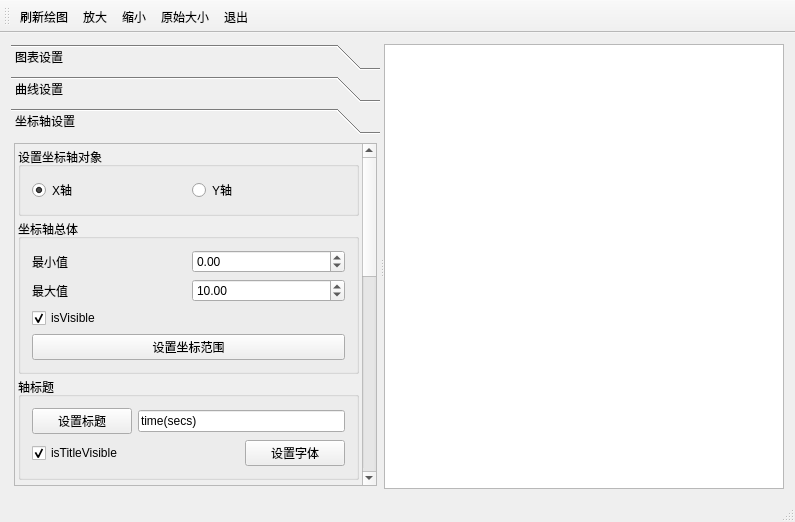
<?xml version="1.0" encoding="UTF-8"?>
<ui version="4.0">
 <class>MainWindow</class>
 <widget class="QMainWindow" name="MainWindow">
  <property name="geometry">
   <rect>
    <x>0</x>
    <y>0</y>
    <width>795</width>
    <height>522</height>
   </rect>
  </property>
  <property name="minimumSize">
   <size>
    <width>0</width>
    <height>0</height>
   </size>
  </property>
  <property name="windowTitle">
   <string>MainWindow</string>
  </property>
  <widget class="QWidget" name="centralWidget">
   <layout class="QHBoxLayout" name="horizontalLayout">
    <item>
     <widget class="QSplitter" name="splitter">
      <property name="orientation">
       <enum>Qt::Horizontal</enum>
      </property>
      <widget class="QToolBox" name="toolBox">
       <property name="minimumSize">
        <size>
         <width>260</width>
         <height>0</height>
        </size>
       </property>
       <property name="maximumSize">
        <size>
         <width>400</width>
         <height>16777215</height>
        </size>
       </property>
       <property name="frameShape">
        <enum>QFrame::NoFrame</enum>
       </property>
       <property name="currentIndex">
        <number>2</number>
       </property>
       <widget class="QWidget" name="page">
        <property name="geometry">
         <rect>
          <x>0</x>
          <y>0</y>
          <width>354</width>
          <height>362</height>
         </rect>
        </property>
        <attribute name="icon">
         <iconset resource="res.qrc">
          <normaloff>:/images/images/3.ico</normaloff>:/images/images/3.ico</iconset>
        </attribute>
        <attribute name="label">
         <string>图表设置</string>
        </attribute>
        <layout class="QVBoxLayout" name="verticalLayout_5">
         <property name="spacing">
          <number>3</number>
         </property>
         <property name="leftMargin">
          <number>3</number>
         </property>
         <property name="topMargin">
          <number>3</number>
         </property>
         <property name="rightMargin">
          <number>3</number>
         </property>
         <property name="bottomMargin">
          <number>3</number>
         </property>
         <item>
          <widget class="QScrollArea" name="scrollArea_2">
           <property name="widgetResizable">
            <bool>true</bool>
           </property>
           <widget class="QWidget" name="scrollAreaWidgetContents_2">
            <property name="geometry">
             <rect>
              <x>0</x>
              <y>0</y>
              <width>336</width>
              <height>424</height>
             </rect>
            </property>
            <layout class="QVBoxLayout" name="verticalLayout_4">
             <item>
              <widget class="QGroupBox" name="groupBox">
               <property name="title">
                <string>标题</string>
               </property>
               <layout class="QGridLayout" name="gridLayout_2">
                <item row="0" column="0">
                 <widget class="QLineEdit" name="editTitle"/>
                </item>
                <item row="0" column="1">
                 <widget class="QPushButton" name="btnSetTitle">
                  <property name="toolTip">
                   <string>设置标题文字</string>
                  </property>
                  <property name="text">
                   <string>设置</string>
                  </property>
                 </widget>
                </item>
                <item row="1" column="0" colspan="2">
                 <widget class="QPushButton" name="btnSetTitleFont">
                  <property name="text">
                   <string>设置标题字体</string>
                  </property>
                 </widget>
                </item>
               </layout>
              </widget>
             </item>
             <item>
              <widget class="QGroupBox" name="groupBox_4">
               <property name="title">
                <string>图例</string>
               </property>
               <layout class="QGridLayout" name="gridLayout_9">
                <item row="0" column="0">
                 <widget class="QRadioButton" name="radioButton">
                  <property name="text">
                   <string>上方</string>
                  </property>
                  <property name="checked">
                   <bool>true</bool>
                  </property>
                 </widget>
                </item>
                <item row="0" column="1">
                 <widget class="QRadioButton" name="radioButton_2">
                  <property name="text">
                   <string>下方</string>
                  </property>
                 </widget>
                </item>
                <item row="1" column="0">
                 <widget class="QRadioButton" name="radioButton_3">
                  <property name="text">
                   <string>左侧</string>
                  </property>
                 </widget>
                </item>
                <item row="1" column="1">
                 <widget class="QRadioButton" name="radioButton_4">
                  <property name="text">
                   <string>右侧</string>
                  </property>
                 </widget>
                </item>
                <item row="2" column="0">
                 <widget class="QCheckBox" name="chkLegendVisible">
                  <property name="text">
                   <string>图例可见</string>
                  </property>
                  <property name="checked">
                   <bool>true</bool>
                  </property>
                 </widget>
                </item>
                <item row="2" column="1">
                 <widget class="QCheckBox" name="chkBoxLegendBackground">
                  <property name="text">
                   <string>背景可见</string>
                  </property>
                 </widget>
                </item>
                <item row="3" column="0">
                 <widget class="QPushButton" name="btnLegendFont">
                  <property name="text">
                   <string>字体</string>
                  </property>
                 </widget>
                </item>
                <item row="3" column="1">
                 <widget class="QPushButton" name="btnLegendlabelColor">
                  <property name="text">
                   <string>标签颜色</string>
                  </property>
                 </widget>
                </item>
               </layout>
              </widget>
             </item>
             <item>
              <widget class="QGroupBox" name="groupBox_2">
               <property name="title">
                <string>边距</string>
               </property>
               <layout class="QGridLayout" name="gridLayout">
                <item row="0" column="0">
                 <widget class="QLabel" name="label">
                  <property name="text">
                   <string>左边距</string>
                  </property>
                  <property name="alignment">
                   <set>Qt::AlignCenter</set>
                  </property>
                 </widget>
                </item>
                <item row="0" column="1">
                 <widget class="QSpinBox" name="spinMarginLeft">
                  <property name="minimum">
                   <number>10</number>
                  </property>
                  <property name="maximum">
                   <number>500</number>
                  </property>
                 </widget>
                </item>
                <item row="1" column="0">
                 <widget class="QLabel" name="label_2">
                  <property name="text">
                   <string>右边距</string>
                  </property>
                  <property name="alignment">
                   <set>Qt::AlignCenter</set>
                  </property>
                 </widget>
                </item>
                <item row="1" column="1">
                 <widget class="QSpinBox" name="spinMarginRight">
                  <property name="minimum">
                   <number>10</number>
                  </property>
                  <property name="maximum">
                   <number>500</number>
                  </property>
                 </widget>
                </item>
                <item row="2" column="0">
                 <widget class="QLabel" name="label_3">
                  <property name="text">
                   <string>上边距</string>
                  </property>
                  <property name="alignment">
                   <set>Qt::AlignCenter</set>
                  </property>
                 </widget>
                </item>
                <item row="2" column="1">
                 <widget class="QSpinBox" name="spinMarginTop">
                  <property name="minimum">
                   <number>10</number>
                  </property>
                  <property name="maximum">
                   <number>500</number>
                  </property>
                 </widget>
                </item>
                <item row="3" column="0">
                 <widget class="QLabel" name="label_4">
                  <property name="text">
                   <string>下边距</string>
                  </property>
                  <property name="alignment">
                   <set>Qt::AlignCenter</set>
                  </property>
                 </widget>
                </item>
                <item row="3" column="1">
                 <widget class="QSpinBox" name="spinMarginBottom">
                  <property name="minimum">
                   <number>10</number>
                  </property>
                  <property name="maximum">
                   <number>500</number>
                  </property>
                 </widget>
                </item>
                <item row="4" column="0" colspan="2">
                 <widget class="QPushButton" name="btnSetMargin">
                  <property name="text">
                   <string>设置边距</string>
                  </property>
                 </widget>
                </item>
               </layout>
              </widget>
             </item>
             <item>
              <widget class="QGroupBox" name="groupBox_15">
               <property name="title">
                <string>动画效果</string>
               </property>
               <layout class="QGridLayout" name="gridLayout_10">
                <item row="0" column="0">
                 <widget class="QLabel" name="label_6">
                  <property name="text">
                   <string>动画效果</string>
                  </property>
                  <property name="alignment">
                   <set>Qt::AlignCenter</set>
                  </property>
                 </widget>
                </item>
                <item row="0" column="1">
                 <widget class="QComboBox" name="cBoxAnimation">
                  <item>
                   <property name="text">
                    <string>NoAnimation</string>
                   </property>
                  </item>
                  <item>
                   <property name="text">
                    <string>GridAxisAnimations</string>
                   </property>
                  </item>
                  <item>
                   <property name="text">
                    <string>SeriesAnimations</string>
                   </property>
                  </item>
                  <item>
                   <property name="text">
                    <string>AllAnimations</string>
                   </property>
                  </item>
                 </widget>
                </item>
                <item row="1" column="0">
                 <widget class="QLabel" name="label_8">
                  <property name="text">
                   <string>主  题</string>
                  </property>
                  <property name="alignment">
                   <set>Qt::AlignCenter</set>
                  </property>
                 </widget>
                </item>
                <item row="1" column="1">
                 <widget class="QComboBox" name="cBoxTheme">
                  <item>
                   <property name="text">
                    <string>Light</string>
                   </property>
                  </item>
                  <item>
                   <property name="text">
                    <string>BlueCerulean</string>
                   </property>
                  </item>
                  <item>
                   <property name="text">
                    <string>Dark</string>
                   </property>
                  </item>
                  <item>
                   <property name="text">
                    <string>BrownSand</string>
                   </property>
                  </item>
                  <item>
                   <property name="text">
                    <string>BlueNcs</string>
                   </property>
                  </item>
                  <item>
                   <property name="text">
                    <string>HighContrast</string>
                   </property>
                  </item>
                  <item>
                   <property name="text">
                    <string>BlueIcy</string>
                   </property>
                  </item>
                  <item>
                   <property name="text">
                    <string>Qt</string>
                   </property>
                  </item>
                 </widget>
                </item>
               </layout>
              </widget>
             </item>
            </layout>
           </widget>
          </widget>
         </item>
        </layout>
       </widget>
       <widget class="QWidget" name="page_2">
        <property name="geometry">
         <rect>
          <x>0</x>
          <y>0</y>
          <width>354</width>
          <height>362</height>
         </rect>
        </property>
        <attribute name="icon">
         <iconset resource="res.qrc">
          <normaloff>:/images/images/dis3.ico</normaloff>:/images/images/dis3.ico</iconset>
        </attribute>
        <attribute name="label">
         <string>曲线设置</string>
        </attribute>
        <layout class="QVBoxLayout" name="verticalLayout_10">
         <property name="spacing">
          <number>3</number>
         </property>
         <property name="leftMargin">
          <number>3</number>
         </property>
         <property name="topMargin">
          <number>3</number>
         </property>
         <property name="rightMargin">
          <number>3</number>
         </property>
         <property name="bottomMargin">
          <number>3</number>
         </property>
         <item>
          <widget class="QScrollArea" name="scrollArea_3">
           <property name="widgetResizable">
            <bool>true</bool>
           </property>
           <widget class="QWidget" name="scrollAreaWidgetContents_3">
            <property name="geometry">
             <rect>
              <x>0</x>
              <y>0</y>
              <width>346</width>
              <height>354</height>
             </rect>
            </property>
            <layout class="QVBoxLayout" name="verticalLayout_9">
             <item>
              <widget class="QGroupBox" name="groupBox_12">
               <property name="maximumSize">
                <size>
                 <width>16777215</width>
                 <height>60</height>
                </size>
               </property>
               <property name="title">
                <string>选择操作序列</string>
               </property>
               <layout class="QHBoxLayout" name="horizontalLayout_3">
                <item>
                 <widget class="QRadioButton" name="radioSeries0">
                  <property name="text">
                   <string>Sin曲线</string>
                  </property>
                  <property name="checked">
                   <bool>true</bool>
                  </property>
                 </widget>
                </item>
                <item>
                 <widget class="QRadioButton" name="radioSeries1">
                  <property name="text">
                   <string>Cos曲线</string>
                  </property>
                 </widget>
                </item>
               </layout>
              </widget>
             </item>
             <item>
              <widget class="QGroupBox" name="groupBox_13">
               <property name="title">
                <string>曲线外观</string>
               </property>
               <layout class="QGridLayout" name="gridLayout_3">
                <item row="0" column="0">
                 <widget class="QPushButton" name="btnSeriesName">
                  <property name="text">
                   <string>序列名称</string>
                  </property>
                 </widget>
                </item>
                <item row="0" column="1">
                 <widget class="QLineEdit" name="editSeriesName">
                  <property name="text">
                   <string>Sin曲线</string>
                  </property>
                 </widget>
                </item>
                <item row="1" column="0">
                 <widget class="QCheckBox" name="chkSeriesVisible">
                  <property name="text">
                   <string>序列可见</string>
                  </property>
                  <property name="checked">
                   <bool>true</bool>
                  </property>
                 </widget>
                </item>
                <item row="1" column="1">
                 <widget class="QCheckBox" name="chkPointVisible">
                  <property name="text">
                   <string>数据点可见</string>
                  </property>
                 </widget>
                </item>
                <item row="2" column="0">
                 <widget class="QPushButton" name="btnSeriesColor">
                  <property name="text">
                   <string>曲线颜色</string>
                  </property>
                 </widget>
                </item>
                <item row="2" column="1">
                 <widget class="QPushButton" name="btnSeriesPen">
                  <property name="text">
                   <string>曲线Pen</string>
                  </property>
                 </widget>
                </item>
                <item row="3" column="0">
                 <widget class="QLabel" name="label_5">
                  <property name="text">
                   <string>透明度</string>
                  </property>
                  <property name="alignment">
                   <set>Qt::AlignCenter</set>
                  </property>
                 </widget>
                </item>
                <item row="3" column="1">
                 <widget class="QSlider" name="sliderSeriesOpacity">
                  <property name="maximum">
                   <number>10</number>
                  </property>
                  <property name="pageStep">
                   <number>2</number>
                  </property>
                  <property name="value">
                   <number>10</number>
                  </property>
                  <property name="orientation">
                   <enum>Qt::Horizontal</enum>
                  </property>
                 </widget>
                </item>
               </layout>
              </widget>
             </item>
             <item>
              <widget class="QGroupBox" name="groupBox_3">
               <property name="title">
                <string>数据点标签</string>
               </property>
               <layout class="QVBoxLayout" name="verticalLayout_7">
                <item>
                 <widget class="QCheckBox" name="chkPointLabelVisible">
                  <property name="text">
                   <string>数据点标签可见</string>
                  </property>
                 </widget>
                </item>
                <item>
                 <widget class="QPushButton" name="btnSeriesLabColor">
                  <property name="text">
                   <string>标签颜色</string>
                  </property>
                 </widget>
                </item>
                <item>
                 <widget class="QPushButton" name="btnSeriesLabFont">
                  <property name="text">
                   <string>标签字体</string>
                  </property>
                 </widget>
                </item>
                <item>
                 <widget class="QGroupBox" name="groupBox_14">
                  <property name="title">
                   <string>标签格式</string>
                  </property>
                  <layout class="QVBoxLayout" name="verticalLayout_6">
                   <item>
                    <widget class="QRadioButton" name="radioSeriesLabFormat0">
                     <property name="text">
                      <string>@yPoint</string>
                     </property>
                     <property name="checked">
                      <bool>true</bool>
                     </property>
                    </widget>
                   </item>
                   <item>
                    <widget class="QRadioButton" name="radioSeriesLabFormat1">
                     <property name="text">
                      <string>(@xPoint, @yPoint)</string>
                     </property>
                    </widget>
                   </item>
                  </layout>
                 </widget>
                </item>
               </layout>
              </widget>
             </item>
            </layout>
           </widget>
          </widget>
         </item>
        </layout>
       </widget>
       <widget class="QWidget" name="page_3">
        <property name="geometry">
         <rect>
          <x>0</x>
          <y>0</y>
          <width>354</width>
          <height>362</height>
         </rect>
        </property>
        <attribute name="icon">
         <iconset resource="res.qrc">
          <normaloff>:/images/images/39.ico</normaloff>:/images/images/39.ico</iconset>
        </attribute>
        <attribute name="label">
         <string>坐标轴设置</string>
        </attribute>
        <layout class="QVBoxLayout" name="verticalLayout_3">
         <property name="spacing">
          <number>3</number>
         </property>
         <property name="leftMargin">
          <number>3</number>
         </property>
         <property name="topMargin">
          <number>3</number>
         </property>
         <property name="rightMargin">
          <number>3</number>
         </property>
         <property name="bottomMargin">
          <number>3</number>
         </property>
         <item>
          <widget class="QScrollArea" name="scrollArea">
           <property name="verticalScrollBarPolicy">
            <enum>Qt::ScrollBarAsNeeded</enum>
           </property>
           <property name="widgetResizable">
            <bool>true</bool>
           </property>
           <widget class="QWidget" name="scrollAreaWidgetContents">
            <property name="geometry">
             <rect>
              <x>0</x>
              <y>0</y>
              <width>336</width>
              <height>650</height>
             </rect>
            </property>
            <layout class="QVBoxLayout" name="verticalLayout_2">
             <property name="spacing">
              <number>3</number>
             </property>
             <property name="leftMargin">
              <number>3</number>
             </property>
             <property name="topMargin">
              <number>3</number>
             </property>
             <property name="rightMargin">
              <number>3</number>
             </property>
             <property name="bottomMargin">
              <number>3</number>
             </property>
             <item>
              <widget class="QGroupBox" name="groupBox_7">
               <property name="title">
                <string>设置坐标轴对象</string>
               </property>
               <layout class="QHBoxLayout" name="horizontalLayout_2">
                <item>
                 <widget class="QRadioButton" name="radioX">
                  <property name="text">
                   <string>X轴</string>
                  </property>
                  <property name="checked">
                   <bool>true</bool>
                  </property>
                 </widget>
                </item>
                <item>
                 <widget class="QRadioButton" name="radioY">
                  <property name="text">
                   <string>Y轴</string>
                  </property>
                  <property name="checked">
                   <bool>false</bool>
                  </property>
                 </widget>
                </item>
               </layout>
              </widget>
             </item>
             <item>
              <widget class="QGroupBox" name="groupBox_8">
               <property name="title">
                <string>坐标轴总体</string>
               </property>
               <layout class="QGridLayout" name="gridLayout_4">
                <item row="0" column="0">
                 <widget class="QLabel" name="label_7">
                  <property name="text">
                   <string>最小值</string>
                  </property>
                 </widget>
                </item>
                <item row="0" column="1">
                 <widget class="QDoubleSpinBox" name="spinAxisMin">
                  <property name="minimum">
                   <double>-1000.000000000000000</double>
                  </property>
                  <property name="maximum">
                   <double>1000.000000000000000</double>
                  </property>
                 </widget>
                </item>
                <item row="1" column="0">
                 <widget class="QLabel" name="label_11">
                  <property name="text">
                   <string>最大值</string>
                  </property>
                 </widget>
                </item>
                <item row="1" column="1">
                 <widget class="QDoubleSpinBox" name="spinAxisMax">
                  <property name="minimum">
                   <double>-1000.000000000000000</double>
                  </property>
                  <property name="maximum">
                   <double>1000.000000000000000</double>
                  </property>
                  <property name="value">
                   <double>10.000000000000000</double>
                  </property>
                 </widget>
                </item>
                <item row="2" column="0" colspan="2">
                 <widget class="QCheckBox" name="chkBoxVisible">
                  <property name="text">
                   <string>isVisible</string>
                  </property>
                  <property name="checked">
                   <bool>true</bool>
                  </property>
                 </widget>
                </item>
                <item row="3" column="0" colspan="2">
                 <widget class="QPushButton" name="btnSetAxisRange">
                  <property name="text">
                   <string>设置坐标范围</string>
                  </property>
                 </widget>
                </item>
               </layout>
              </widget>
             </item>
             <item>
              <widget class="QGroupBox" name="groupBox_6">
               <property name="title">
                <string>轴标题</string>
               </property>
               <layout class="QGridLayout" name="gridLayout_6">
                <item row="0" column="1" colspan="2">
                 <widget class="QLineEdit" name="editAxisTitle">
                  <property name="text">
                   <string>time(secs)</string>
                  </property>
                 </widget>
                </item>
                <item row="1" column="2">
                 <widget class="QPushButton" name="btnAxisSetTitleFont">
                  <property name="text">
                   <string>设置字体</string>
                  </property>
                 </widget>
                </item>
                <item row="0" column="0">
                 <widget class="QPushButton" name="btnAxisSetTitle">
                  <property name="text">
                   <string>设置标题</string>
                  </property>
                 </widget>
                </item>
                <item row="1" column="0" colspan="2">
                 <widget class="QCheckBox" name="chkBoxAxisTitle">
                  <property name="text">
                   <string>isTitleVisible</string>
                  </property>
                  <property name="checked">
                   <bool>true</bool>
                  </property>
                 </widget>
                </item>
               </layout>
              </widget>
             </item>
             <item>
              <widget class="QGroupBox" name="groupBox_10">
               <property name="title">
                <string>轴刻度标签</string>
               </property>
               <layout class="QGridLayout" name="gridLayout_7">
                <item row="0" column="0">
                 <widget class="QPushButton" name="pushButton">
                  <property name="text">
                   <string>标签格式</string>
                  </property>
                 </widget>
                </item>
                <item row="0" column="1">
                 <widget class="QLineEdit" name="editAxisLabelFormat">
                  <property name="text">
                   <string>%.1f</string>
                  </property>
                 </widget>
                </item>
                <item row="1" column="0">
                 <widget class="QPushButton" name="btnAxisLabelColor">
                  <property name="text">
                   <string>文字颜色</string>
                  </property>
                 </widget>
                </item>
                <item row="1" column="1">
                 <widget class="QPushButton" name="btnAxisLabelFont">
                  <property name="text">
                   <string>设置字体</string>
                  </property>
                 </widget>
                </item>
                <item row="2" column="0" colspan="2">
                 <widget class="QCheckBox" name="chkBoxLabelsVisible">
                  <property name="text">
                   <string>labelsVisible</string>
                  </property>
                  <property name="checked">
                   <bool>true</bool>
                  </property>
                 </widget>
                </item>
               </layout>
              </widget>
             </item>
             <item>
              <widget class="QGroupBox" name="groupBox_11">
               <property name="title">
                <string>GridLine</string>
               </property>
               <layout class="QVBoxLayout" name="verticalLayout">
                <item>
                 <widget class="QCheckBox" name="chkGridLineVisible">
                  <property name="text">
                   <string>isGridLineVisible</string>
                  </property>
                  <property name="checked">
                   <bool>true</bool>
                  </property>
                 </widget>
                </item>
                <item>
                 <widget class="QPushButton" name="btnGridLineColor">
                  <property name="text">
                   <string>gridLineColor</string>
                  </property>
                 </widget>
                </item>
                <item>
                 <widget class="QPushButton" name="pushButton_10">
                  <property name="text">
                   <string>gridLinePen</string>
                  </property>
                 </widget>
                </item>
               </layout>
              </widget>
             </item>
             <item>
              <widget class="QGroupBox" name="groupBox_9">
               <property name="title">
                <string>Axis and Ticks</string>
               </property>
               <layout class="QGridLayout" name="gridLayout_5">
                <item row="3" column="0" colspan="2">
                 <widget class="QPushButton" name="btnAxisLinePenColor">
                  <property name="text">
                   <string>linePenColor</string>
                  </property>
                 </widget>
                </item>
                <item row="0" column="1">
                 <widget class="QSpinBox" name="spinTickCount">
                  <property name="minimum">
                   <number>1</number>
                  </property>
                  <property name="maximum">
                   <number>1000</number>
                  </property>
                  <property name="value">
                   <number>10</number>
                  </property>
                 </widget>
                </item>
                <item row="1" column="0" colspan="2">
                 <widget class="QCheckBox" name="chkAxisLineVisible">
                  <property name="text">
                   <string>isLineVisible</string>
                  </property>
                  <property name="checked">
                   <bool>true</bool>
                  </property>
                 </widget>
                </item>
                <item row="0" column="0">
                 <widget class="QLabel" name="label_9">
                  <property name="text">
                   <string>Tick个数</string>
                  </property>
                  <property name="alignment">
                   <set>Qt::AlignCenter</set>
                  </property>
                 </widget>
                </item>
                <item row="2" column="0" colspan="2">
                 <widget class="QPushButton" name="btnAxisLinePen">
                  <property name="text">
                   <string>linePen</string>
                  </property>
                 </widget>
                </item>
               </layout>
              </widget>
             </item>
             <item>
              <widget class="QGroupBox" name="groupBox_5">
               <property name="title">
                <string>MinorTick</string>
               </property>
               <layout class="QGridLayout" name="gridLayout_8">
                <item row="0" column="0">
                 <widget class="QLabel" name="label_10">
                  <property name="text">
                   <string>MinorTick个数</string>
                  </property>
                  <property name="alignment">
                   <set>Qt::AlignCenter</set>
                  </property>
                 </widget>
                </item>
                <item row="0" column="1">
                 <widget class="QSpinBox" name="spinMinorTickCount">
                  <property name="value">
                   <number>4</number>
                  </property>
                 </widget>
                </item>
                <item row="1" column="0" colspan="2">
                 <widget class="QCheckBox" name="chkMinorTickVisible">
                  <property name="text">
                   <string>isMinorGridLineVisible</string>
                  </property>
                 </widget>
                </item>
                <item row="2" column="0" colspan="2">
                 <widget class="QPushButton" name="btnMinorColor">
                  <property name="text">
                   <string>minorGridLineColor</string>
                  </property>
                 </widget>
                </item>
                <item row="3" column="0" colspan="2">
                 <widget class="QPushButton" name="btnMinorPen">
                  <property name="text">
                   <string>minorGridLinePen</string>
                  </property>
                 </widget>
                </item>
               </layout>
              </widget>
             </item>
            </layout>
           </widget>
          </widget>
         </item>
        </layout>
       </widget>
      </widget>
      <widget class="QChartView" name="chartView"/>
     </widget>
    </item>
   </layout>
  </widget>
  <widget class="QToolBar" name="mainToolBar">
   <property name="toolButtonStyle">
    <enum>Qt::ToolButtonTextUnderIcon</enum>
   </property>
   <attribute name="toolBarArea">
    <enum>TopToolBarArea</enum>
   </attribute>
   <attribute name="toolBarBreak">
    <bool>false</bool>
   </attribute>
   <addaction name="actDraw"/>
   <addaction name="actZoomIn"/>
   <addaction name="actZoomOut"/>
   <addaction name="actZoomReset"/>
   <addaction name="actQuit"/>
  </widget>
  <widget class="QStatusBar" name="statusBar"/>
  <action name="actDraw">
   <property name="icon">
    <iconset resource="res.qrc">
     <normaloff>:/images/images/828.bmp</normaloff>:/images/images/828.bmp</iconset>
   </property>
   <property name="text">
    <string>刷新绘图</string>
   </property>
   <property name="toolTip">
    <string>刷新绘图</string>
   </property>
  </action>
  <action name="actQuit">
   <property name="icon">
    <iconset resource="res.qrc">
     <normaloff>:/images/images/132.bmp</normaloff>:/images/images/132.bmp</iconset>
   </property>
   <property name="text">
    <string>退出</string>
   </property>
   <property name="toolTip">
    <string>退出</string>
   </property>
  </action>
  <action name="actZoomIn">
   <property name="icon">
    <iconset resource="res.qrc">
     <normaloff>:/images/images/418.bmp</normaloff>:/images/images/418.bmp</iconset>
   </property>
   <property name="text">
    <string>放大</string>
   </property>
   <property name="toolTip">
    <string>放大</string>
   </property>
  </action>
  <action name="actZoomOut">
   <property name="icon">
    <iconset resource="res.qrc">
     <normaloff>:/images/images/416.bmp</normaloff>:/images/images/416.bmp</iconset>
   </property>
   <property name="text">
    <string>缩小</string>
   </property>
   <property name="toolTip">
    <string>缩小</string>
   </property>
  </action>
  <action name="actZoomReset">
   <property name="icon">
    <iconset resource="res.qrc">
     <normaloff>:/images/images/414.bmp</normaloff>:/images/images/414.bmp</iconset>
   </property>
   <property name="text">
    <string>原始大小</string>
   </property>
   <property name="toolTip">
    <string>还原为原始大小</string>
   </property>
  </action>
 </widget>
 <layoutdefault spacing="6" margin="11"/>
 <customwidgets>
  <customwidget>
   <class>QChartView</class>
   <extends>QGraphicsView</extends>
   <header location="global">qchartview.h</header>
  </customwidget>
 </customwidgets>
 <resources>
  <include location="res.qrc"/>
 </resources>
 <connections>
  <connection>
   <sender>actQuit</sender>
   <signal>triggered()</signal>
   <receiver>MainWindow</receiver>
   <slot>close()</slot>
   <hints>
    <hint type="sourcelabel">
     <x>-1</x>
     <y>-1</y>
    </hint>
    <hint type="destinationlabel">
     <x>199</x>
     <y>149</y>
    </hint>
   </hints>
  </connection>
 </connections>
</ui>
